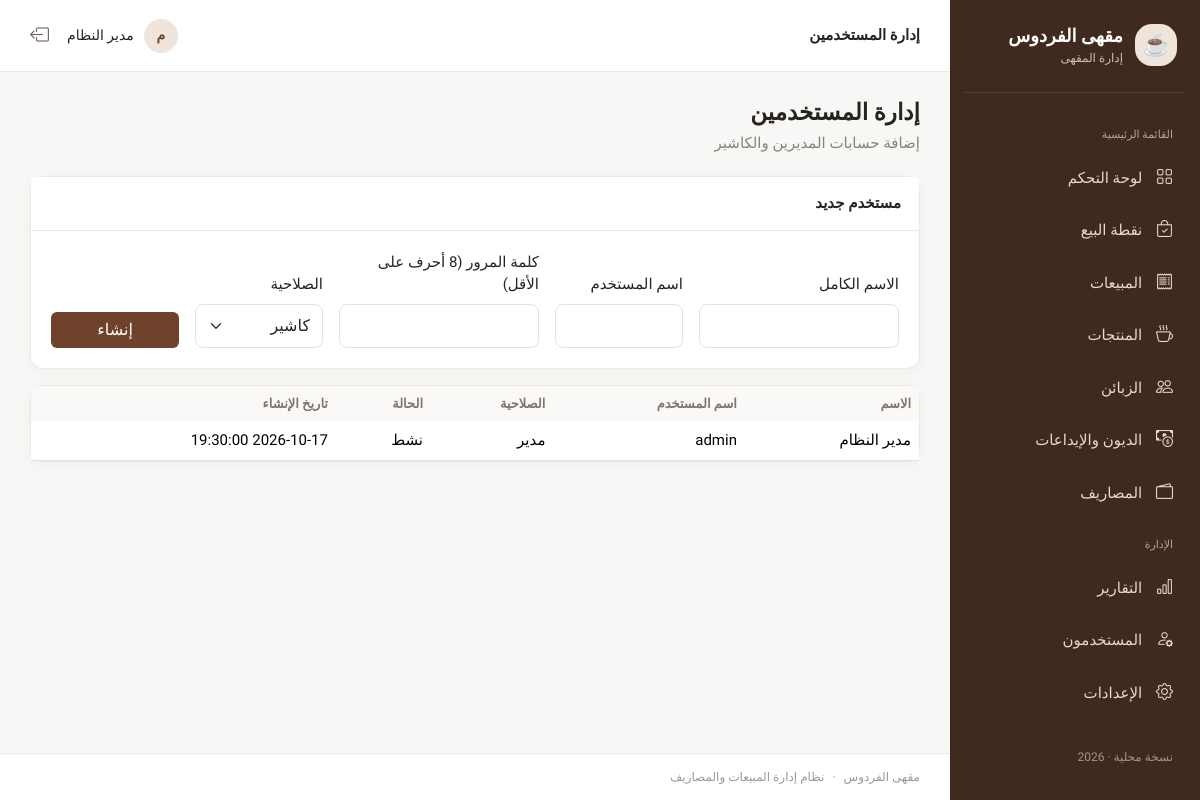
The app's page /modules/users/index.php (signed in) with its own data.
### tables this page shows
CREATE TABLE users (id INT AUTO_INCREMENT PRIMARY KEY, username VARCHAR(60) NOT NULL UNIQUE, password VARCHAR(255) NOT NULL, full_name VARCHAR(120) NOT NULL, role ENUM('admin','cashier') NOT NULL DEFAULT 'cashier', active TINYINT(1) NOT NULL DEFAULT 1, created_at TIMESTAMP DEFAULT CURRENT_TIMESTAMP);

### core/Helper.php (called while the page is built, shortened)
<?php
class Helper
{
    public static function e($value) { return htmlspecialchars((string)$value, ENT_QUOTES, 'UTF-8'); }
}

### core/Auth.php (called while the page is built, shortened)
<?php
class Auth
{
    public static function user() { return isset($_SESSION['user']) ? $_SESSION['user'] : null; }
}

### modules/users/index.php (the view)
<?php
require_once dirname(__DIR__,2).'/core/bootstrap.php';Auth::requireAdmin();$db=Database::getInstance()->pdo();if($_SERVER['REQUEST_METHOD']==='POST'){Csrf::verify($_POST['csrf_token']??'');$username=trim($_POST['username']);$name=trim($_POST['full_name']);$password=$_POST['password'];$role=$_POST['role']==='admin'?'admin':'cashier';if($username&&$name&&strlen($password)>=8){try{$db->prepare('INSERT INTO users(username,password,full_name,role) VALUES(?,?,?,?)')->execute(array($username,password_hash($password,PASSWORD_DEFAULT),$name,$role));Helper::flash('تم إنشاء المستخدم.','success');}catch(PDOException $e){Helper::flash('تعذر إنشاء المستخدم. قد يكون اسم المستخدم مستخدماً.','danger');}}else Helper::flash('أدخل البيانات، ويجب ألا تقل كلمة المرور عن 8 أحرف.','danger');Helper::redirect('modules/users/index.php');}$rows=$db->query('SELECT id,username,full_name,role,active,created_at FROM users ORDER BY id')->fetchAll();$pageTitle='إدارة المستخدمين';require APP_ROOT.'/includes/header.php';?><div class="page-heading"><div><h1>إدارة المستخدمين</h1><p>إضافة حسابات المديرين والكاشير</p></div></div><div class="card mb-3"><div class="card-header">مستخدم جديد</div><div class="card-body"><form method="post" class="row g-3 align-items-end"><?= Helper::csrfField() ?><div class="col-md-3"><label class="form-label">الاسم الكامل</label><input class="form-control" name="full_name" required></div><div class="col-md-2"><label class="form-label">اسم المستخدم</label><input class="form-control" name="username" required></div><div class="col-md-3"><label class="form-label">كلمة المرور (8 أحرف على الأقل)</label><input class="form-control" name="password" type="password" minlength="8" required></div><div class="col-md-2"><label class="form-label">الصلاحية</label><select class="form-select" name="role"><option value="cashier">كاشير</option><option value="admin">مدير</option></select></div><div class="col-md-2"><button class="btn btn-coffee w-100">إنشاء</button></div></form></div></div><div class="card"><div class="table-responsive"><table class="table mb-0"><thead><tr><th>الاسم</th><th>اسم المستخدم</th><th>الصلاحية</th><th>الحالة</th><th>تاريخ الإنشاء</th></tr></thead><tbody><?php foreach($rows as $r): ?><tr><td><?= Helper::e($r['full_name']) ?></td><td><?= Helper::e($r['username']) ?></td><td><?= $r['role']==='admin'?'مدير':'كاشير' ?></td><td><?= $r['active']?'نشط':'موقوف' ?></td><td><?= Helper::e($r['created_at']) ?></td></tr><?php endforeach; ?></tbody></table></div></div><?php require APP_ROOT.'/includes/footer.php';

### includes/header.php (shortened to what this page needs)
<?php
$pageTitle = isset($pageTitle) ? $pageTitle : APP_NAME;
$user = Auth::user();
?><!doctype html><html lang="ar" dir="rtl"><head><meta charset="utf-8"><meta name="viewport" content="width=device-width, initial-scale=1"><title><?= Helper::e($pageTitle) ?> | <?= Helper::e(APP_NAME) ?></title><link rel="preconnect" href="https://fonts.googleapis.com"><link href="https://fonts.googleapis.com/css2?family=Tajawal:wght@400;500;700;800&display=swap" rel="stylesheet"><link href="https://cdn.jsdelivr.net/npm/bootstrap@5.3.3/dist/css/bootstrap.rtl.min.css" rel="stylesheet"><link href="https://cdn.jsdelivr.net/npm/bootstrap-icons@1.11.3/font/bootstrap-icons.min.css" rel="stylesheet"><link href="<?= APP_URL ?>/assets/css/app.css" rel="stylesheet"></head><body><div class="app-shell"><aside class="sidebar"><a class="side-brand" href="<?= APP_URL ?>/modules/dashboard/index.php"><span class="brand-mark small">☕</span><span><?= Helper::e(APP_NAME) ?><small>إدارة المقهى</small></span></a><nav class="side-nav"><div class="nav-caption">القائمة الرئيسية</div><a href="<?= APP_URL ?>/modules/dashboard/index.php"><i class="bi bi-grid"></i> لوحة التحكم</a><a href="<?= APP_URL ?>/modules/sales/pos.php"><i class="bi bi-bag-check"></i> نقطة البيع</a><a href="<?= APP_URL ?>/modules/sales/index.php"><i class="bi bi-receipt"></i> المبيعات</a><a href="<?= APP_URL ?>/modules/products/index.php"><i class="bi bi-cup-hot"></i> المنتجات</a><a href="<?= APP_URL ?>/modules/customers/index.php"><i class="bi bi-people"></i> الزبائن</a><a href="<?= APP_URL ?>/modules/payments/index.php"><i class="bi bi-cash-coin"></i> الديون والإيداعات</a><a href="<?= APP_URL ?>/modules/expenses/index.php"><i class="bi bi-wallet2"></i> المصاريف</a><?php if ($user['role'] === 'admin'): ?><div class="nav-caption">الإدارة</div><a href="<?= APP_URL ?>/modules/reports/index.php"><i class="bi bi-bar-chart"></i> التقارير</a><a href="<?= APP_URL ?>/modules/users/index.php"><i class="bi bi-person-gear"></i> المستخدمون</a><a href="<?= APP_URL ?>/modules/settings/index.php"><i class="bi bi-gear"></i> الإعدادات</a><?php endif; ?></nav><div class="side-bottom"><span>نسخة محلية · <?= date('Y') ?></span></div></aside><main class="main-area"><header class="topbar"><div><button class="btn btn-sm btn-light d-lg-none" id="menuToggle"><i class="bi bi-list"></i></button><strong><?= Helper::e($pageTitle) ?></strong></div><div class="user-box"><span class="avatar"><?= Helper::e(mb_substr($user['full_name'], 0, 1, 'UTF-8')) ?></span><span><?= Helper::e($user['full_name']) ?></span><a class="logout" href="<?= APP_URL ?>/logout.php" title="خروج"><i class="bi bi-box-arrow-left"></i></a></div></header><section class="page-content"><?php $flash = Helper::takeFlash(); if ($flash): ?><div class="alert alert-<?= Helper::e($flash['type']) ?> alert-dismissible fade show"><?= Helper::e($flash['message']) ?><button class="btn-close" data-bs-dismiss="alert"></button></div><?php endif; ?>

### assets/css/app.css (style rules this page uses)
:root { --coffee:#6f432b;--coffee-dark:#40291f;--cream:#f8f5f1;--ink:#29231f;--muted:#8b817a;--line:#eee8e2 }
* { box-sizing:border-box }
body { margin:0;background:#f7f7f6;color:var(--ink);font-family:'Tajawal',sans-serif;font-size:15px }
.app-shell { min-height:100vh }
.sidebar { position:fixed;right:0;top:0;bottom:0;width:250px;background:var(--coffee-dark);color:#fff;padding:22px 15px;display:flex;flex-direction:column;z-index:10 }
.side-brand { display:flex;align-items:center;gap:12px;color:white;text-decoration:none;font-size:18px;font-weight:800;padding:0 8px 25px;border-bottom:1px solid #ffffff20 }
.side-brand small { display:block;color:#d2bcae;font-size:12px;font-weight:400 }
.brand-mark { width:54px;height:54px;border-radius:17px;background:#f0e5da;display:grid;place-items:center;font-size:28px;margin:0 auto 16px }
.brand-mark.small { width:42px;height:42px;font-size:22px;margin:0 }
.side-nav { padding-top:18px;display:flex;flex-direction:column;gap:5px }
.side-nav a { color:#e5d9d1;text-decoration:none;padding:11px 12px;border-radius:9px;transition:.2s }
.side-nav a i { margin-left:10px;font-size:17px }
.nav-caption { font-size:11px;color:#b8a397;padding:16px 12px 5px }
.side-bottom { margin-top:auto;color:#a99284;font-size:12px;padding:12px }
.main-area { margin-right:250px;min-height:100vh;display:flex;flex-direction:column }
.topbar { height:72px;background:#fff;border-bottom:1px solid var(--line);display:flex;align-items:center;justify-content:space-between;padding:0 30px }
.user-box { display:flex;align-items:center;gap:10px;font-size:14px }
.avatar { width:34px;height:34px;border-radius:50%;background:#efe5dc;color:var(--coffee);display:grid;place-items:center;font-weight:700 }
.logout { color:#77675e;font-size:19px;margin-right:8px }
.page-content { padding:27px 30px;flex:1 }
.page-heading { display:flex;justify-content:space-between;align-items:center;margin-bottom:22px }
.page-heading h1 { font-size:23px;font-weight:800;margin:0 }
.page-heading p { color:var(--muted);margin:5px 0 0 }
.card { border:1px solid var(--line);border-radius:13px;box-shadow:0 3px 14px #3b28100a }
.card-header { background:#fff;border-bottom:1px solid var(--line);font-weight:700;padding:15px 18px }
.card-body { padding:20px }
.btn-coffee { background:var(--coffee);color:#fff;border:0 }
.table { vertical-align:middle }
.table thead th { font-size:13px;color:#80756e;background:#faf9f8;border-bottom:0 }
.form-control,.form-select { border-color:#e8e1db;border-radius:8px;padding:9px 12px }

### records on screen
users: full_name "م", full_name "مدير النظام", username "admin", role "مدير", active "نشط", created_at "2026-10-17 19:30:00"

### other values on screen
Helper::e(APP_NAME) "مقهى الفردوس"
Helper::e($pageTitle) "إدارة المستخدمين"
